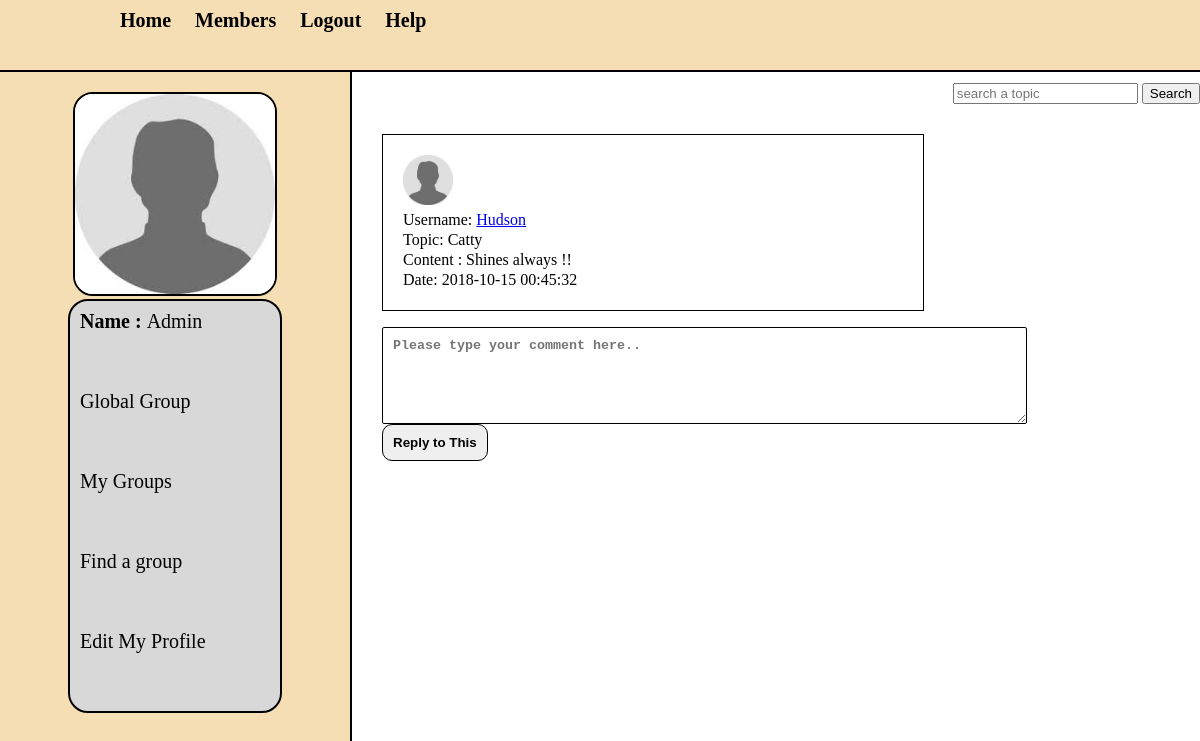
Screenshot of /single.php?post_id=27 (signed in) with the database file from the repository.
### tables this page shows
CREATE TABLE `users` (
  `users_id` int(255) NOT NULL,
  `first_name` varchar(255) NOT NULL,
  `last_name` varchar(255) NOT NULL,
  `email` varchar(255) NOT NULL,
  `password` varchar(255) NOT NULL,
  `user_image` varchar(256) NOT NULL,
  `status` text NOT NULL
);

CREATE TABLE `posts` (
  `post_id` int(11) NOT NULL,
  `users_id` int(11) NOT NULL,
  `topic_id` int(11) NOT NULL,
  `post_title` text NOT NULL,
  `post_content` longtext NOT NULL,
  `post_date` timestamp NOT NULL DEFAULT CURRENT_TIMESTAMP ON UPDATE CURRENT_TIMESTAMP,
  `global` int(255) DEFAULT NULL
);

### single.php (the view, shortened to what this page needs)
<?php
include "session.php";
?>
<!DOCTYPE html>
<html>
<head>
    <link rel= "stylesheet" href="style/home_style.css" media ="all"/>
    </head>
<body>
    <div class='container' >
        <div id= "head_wrap">
            <div id="header">
                <ul id="menu">
                <li><a href="home.php">Home</a></li>
                <li><a href="members.php">Members</a></li>
                <li><a href="logout.php">Logout</a></li>
                    <li><a href="help.php">Help</a></li>
                </ul>
            </div>
        </div>
                <form method="get" action="results.php" id="form1">
                <input type = "text" name = "user_query" placeholder = "search a topic"/>
                <input type = "submit" name = "search" value="Search">
                </form>
        <div class = "content">
            <div id= "user_timeline">
                <div id="user_details">
                    <?php
                    $user = $_SESSION['email'];
                    $get_user = "select * from users where email = '$user'";
                    $run_user = mysqli_query($connection,$get_user);
                    $row=mysqli_fetch_array($run_user);
                    $users_id = $row['users_id'];
                    $last_name = $row['last_name'];
                    $user_image=$row['user_image'];
                    echo "
                    <center><img src='user/user_images/$user_image' width='200' height='200'/></center>
                    <div id='user_mention'>
                     <p><strong><a href='my_profile.php'>Name : </strong> $last_name </a> </p>
                    <p><a href='my_global.php'> Global Group </a> </p>
                     <p><a href='my_groups.php'> My Groups </a> </p>
                     <p><a href='my_findgroup.php'> Find a group</a>
                     </p>
                     <p><a href='my_editprofile.php?u_id=$users_id'> Edit My Profile </a> </p>
                    </div>";
                    ?>
                </div>
            </div>
            <div id= "content_timeline">
                     <br><br>
                    <?php single_post(); ?>
            </div>
        </div>
    </div>
</body>
</html>

### session.php (shortened to what this page needs)
<?php
	$connection=mysqli_connect("localhost","admin","monarchs","pet_finder") or die("Connection Failed");
        ?>
       <?php
function single_post(){
    if(isset($_GET['post_id'])){
    global $connection;
    $get_id=$_GET['post_id'];
     $get_posts="select * from posts where post_id='$get_id'";
    $run_posts = mysqli_query($connection,$get_posts);
    $row_posts = mysqli_fetch_array($run_posts);
             $post_id = $row_posts['post_id'];
            $users_id = $row_posts['users_id'];
            $post_title = $row_posts['post_title'];
            $content= $row_posts['post_content'];
            $post_date = $row_posts['post_date'];
        $user = "select * from users where users_id='$users_id'";
    $run_user = mysqli_query($connection,$user);
        $row_user = mysqli_fetch_array($run_user);
   $last_name = $row_user['last_name'];
   $user_image =$row_user['user_image'];
        echo "<div id='posts'>
        <p> <img src='user/user_images/$user_image' width='50', height='50' ></p>
        <p>Username: <a href='user_profile.php?users_id=$users_id'> $last_name</a></p>
        <p>Topic: $post_title</p>
        <p>Content : $content</p>
        <p>Date: $post_date</p>
        </div></br>
        ";
        echo "
        <form action='single.php?post_id=$post_id' method='post' id='reply'>
        <textarea cols='76' rows='5' name='comment' placeholder='Please type your comment here..'></textarea>
        </br></br></br></br></br></br>
        <input id = 'help' type='submit' name='reply' value='Reply to This'/></br>
        </form>
        ";
    }
}
        ?>

### style/home_style.css (style rules this page uses)
html, body, div, span, applet, object, iframe, h1, h2, h3, h4, h5, h6, p, blockquote, pre, a, abbr, acronym, address, big, cite, code, del, dfn, em, img, ins, kbd, q, s, samp, small, strike, strong, sub, sup, tt, var, b, u, i, center, dl, dt, dd, ol, ul, li, fieldset, form, label, legend, table, caption, tbody, tfoot, thead, tr, th, td, article, aside, canvas, details, embed, figure, figcaption, footer, header, hgroup, menu, nav, output, ruby, section, summary, time, mark, audio, video { margin: 0; padding: 0; border: 0; }
body { line-height: 1; background-color: white; }
.container { overflow: hidden; margin:0; padding: 0; }
#head_wrap { width:100%; height: 50px; margin: 0 auto; padding: 10px; border-bottom: 2px solid black; background: wheat; }
#header { margin: 0 auto; width: 1000px; height: 10px; }
#menu { line-height: :35px; padding: 0; margin: 0; float: left; }
#menu li { display: inline; list-style: none; }
#menu a { margin:5px; padding : 5px; text-decoration: none; color: black; font-size: 20px; font-weight: bold; }
#form1 { float: right; line-height: 35px; padding-top: 3px; }
.content { width:10000px; margin: 0 auto; }
#user_timeline { background: wheat; width:350px; float: left; height: 900px; border-right: 2px solid black; }
#user_details { padding:20px; margin-bottom: 10px; }
#user_details img { border:2px solid black; border-radius: 20px; }
#user_details p { margin-bottom:50px; padding: 5px; }
#user_details a { color: black; font-size: 20px; text-decoration: none; }
#user_mention { background: #D8D8D8; border:2px solid black; border-radius: 20px; width: 200px; margin: 0 auto; padding: 5px; }
#content_timeline { float: left; width: 280px; padding: 30px; }
#posts { width: 500px; background: : wheat; padding: 20px; line-height: 20px; border:1px solid black; text-align: justify; }
#reply input { padding: 10px; border: 1px solid black; border-radius: 10px; font-weight: bolder; }
#reply textarea { float: left; padding: 10px; border: 1px solid black; border-radius: 2px; font-weight: bolder; }

### rows the page displays
users: user_image (placeholder picture), last_name "Admin"
users: user_image (placeholder picture), last_name "Hudson"
posts: post_title "Catty", post_content "Shines always !!", post_date "2018-10-15 00:45:32"
